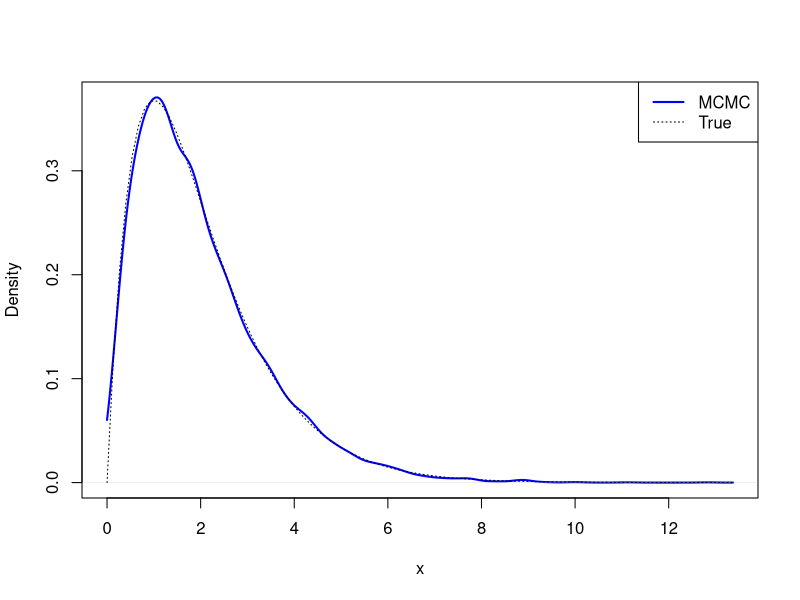

Reproduce this figure in R.
ARsampling <-function()
{
  # Generate n samples by AR sampling
  cn    = 10000
  # Number of iterations
  citer = 0
  
  # Store samples
  vx = rep(0, cn)
  
  dc = sqrt(2*pi)*3^(3/2)*exp(-3/2)
  
  i = 1
  while(i <= cn)
  {
    dx     = rchisq(1, 1)
    dratio = dgamma( dx, 2, scale = 1 ) / (dc * dgamma( dx, 1/2, scale = 2 ) )
    if(runif(1) < dratio ) {  vx[i] = dx; i = i + 1;}
    citer = citer + 1

  }
  cat("Acceptance Rate is ", cn/citer*100, "%\n")   
  return(vx)
}

vx <- ARsampling()

# Estimated density of Gamma(2, 1)
plot(density(vx, from=0), xlab="x", main="", col = "blue", lwd = 2, lty = 1)
curve(dgamma(x, 2, scale = 1), add=TRUE, lwd = 1, lty =3)
legend("topright", legend = c("MCMC", "True"), col = c("blue", "black"), 
       lwd = c( 2, 1), lty = c( 1, 3))


